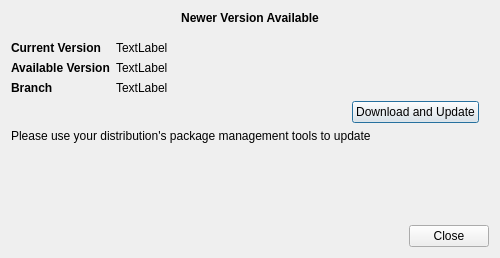
<?xml version="1.0" encoding="UTF-8"?>
<ui version="4.0">
 <class>DialogUpdater</class>
 <widget class="QDialog" name="DialogUpdater">
  <property name="geometry">
   <rect>
    <x>0</x>
    <y>0</y>
    <width>500</width>
    <height>258</height>
   </rect>
  </property>
  <property name="windowTitle">
   <string>Dialog</string>
  </property>
  <property name="windowIcon">
   <iconset resource="../resources.qrc">
    <normaloff>:/resources/org.openkj.SongbookAgent.svg</normaloff>:/resources/org.openkj.SongbookAgent.svg</iconset>
  </property>
  <layout class="QVBoxLayout" name="verticalLayout">
   <item>
    <widget class="QLabel" name="label">
     <property name="font">
      <font>
       <weight>75</weight>
       <bold>true</bold>
      </font>
     </property>
     <property name="text">
      <string>Newer Version Available</string>
     </property>
     <property name="alignment">
      <set>Qt::AlignCenter</set>
     </property>
    </widget>
   </item>
   <item>
    <spacer name="verticalSpacer">
     <property name="orientation">
      <enum>Qt::Vertical</enum>
     </property>
     <property name="sizeType">
      <enum>QSizePolicy::Fixed</enum>
     </property>
     <property name="sizeHint" stdset="0">
      <size>
       <width>20</width>
       <height>10</height>
      </size>
     </property>
    </spacer>
   </item>
   <item>
    <layout class="QFormLayout" name="formLayout">
     <item row="0" column="0">
      <widget class="QLabel" name="label_2">
       <property name="font">
        <font>
         <weight>75</weight>
         <bold>true</bold>
        </font>
       </property>
       <property name="text">
        <string>Current Version</string>
       </property>
      </widget>
     </item>
     <item row="1" column="0">
      <widget class="QLabel" name="label_3">
       <property name="font">
        <font>
         <weight>75</weight>
         <bold>true</bold>
        </font>
       </property>
       <property name="text">
        <string>Available Version</string>
       </property>
      </widget>
     </item>
     <item row="0" column="1">
      <widget class="QLabel" name="labelCurVersion">
       <property name="text">
        <string>TextLabel</string>
       </property>
      </widget>
     </item>
     <item row="1" column="1">
      <widget class="QLabel" name="labelAvailVersion">
       <property name="text">
        <string>TextLabel</string>
       </property>
      </widget>
     </item>
     <item row="3" column="0">
      <widget class="QLabel" name="label_6">
       <property name="font">
        <font>
         <weight>75</weight>
         <bold>true</bold>
        </font>
       </property>
       <property name="text">
        <string>Branch</string>
       </property>
      </widget>
     </item>
     <item row="3" column="1">
      <widget class="QLabel" name="labelBranch">
       <property name="text">
        <string>TextLabel</string>
       </property>
      </widget>
     </item>
     <item row="4" column="0">
      <spacer name="horizontalSpacer">
       <property name="orientation">
        <enum>Qt::Horizontal</enum>
       </property>
       <property name="sizeHint" stdset="0">
        <size>
         <width>40</width>
         <height>20</height>
        </size>
       </property>
      </spacer>
     </item>
     <item row="4" column="1">
      <layout class="QHBoxLayout" name="horizontalLayout">
       <property name="rightMargin">
        <number>10</number>
       </property>
       <item>
        <spacer name="horizontalSpacer_2">
         <property name="orientation">
          <enum>Qt::Horizontal</enum>
         </property>
         <property name="sizeHint" stdset="0">
          <size>
           <width>40</width>
           <height>20</height>
          </size>
         </property>
        </spacer>
       </item>
       <item>
        <widget class="QPushButton" name="pushButtonUpdate">
         <property name="text">
          <string>Download and Update</string>
         </property>
        </widget>
       </item>
      </layout>
     </item>
    </layout>
   </item>
   <item>
    <widget class="QLabel" name="labelUpdateMsg">
     <property name="text">
      <string>Please use your distribution's package management tools to update</string>
     </property>
     <property name="wordWrap">
      <bool>true</bool>
     </property>
    </widget>
   </item>
   <item>
    <spacer name="verticalSpacer_2">
     <property name="orientation">
      <enum>Qt::Vertical</enum>
     </property>
     <property name="sizeHint" stdset="0">
      <size>
       <width>20</width>
       <height>40</height>
      </size>
     </property>
    </spacer>
   </item>
   <item>
    <widget class="QDialogButtonBox" name="buttonBox">
     <property name="orientation">
      <enum>Qt::Horizontal</enum>
     </property>
     <property name="standardButtons">
      <set>QDialogButtonBox::Close</set>
     </property>
    </widget>
   </item>
  </layout>
 </widget>
 <resources>
  <include location="../resources.qrc"/>
 </resources>
 <connections>
  <connection>
   <sender>buttonBox</sender>
   <signal>accepted()</signal>
   <receiver>DialogUpdater</receiver>
   <slot>accept()</slot>
   <hints>
    <hint type="sourcelabel">
     <x>248</x>
     <y>254</y>
    </hint>
    <hint type="destinationlabel">
     <x>157</x>
     <y>274</y>
    </hint>
   </hints>
  </connection>
  <connection>
   <sender>buttonBox</sender>
   <signal>rejected()</signal>
   <receiver>DialogUpdater</receiver>
   <slot>reject()</slot>
   <hints>
    <hint type="sourcelabel">
     <x>316</x>
     <y>260</y>
    </hint>
    <hint type="destinationlabel">
     <x>286</x>
     <y>274</y>
    </hint>
   </hints>
  </connection>
 </connections>
</ui>
